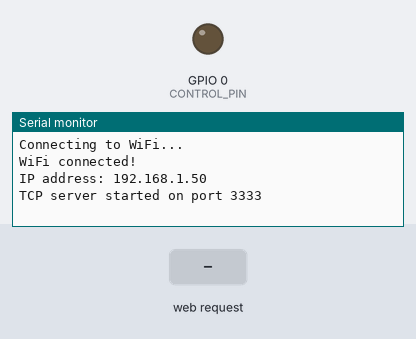
Bench run of a sketch on a simulated ESP32. Parts: output pins drawn as LEDs (lit = HIGH), the last lines printed to the serial monitor. The inputs (shaded band) are chosen by the test bench. WiFi joins after 1.5 s; servers stay silent unless stated.

Above: at 4.2 s.
4.3 s: HTTP request GET /start received
At 5.1 s:
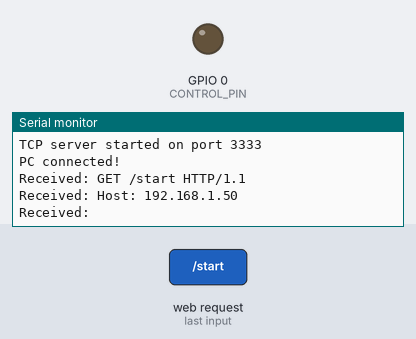
5.8 s: HTTP request GET /end received
At 6.3 s:
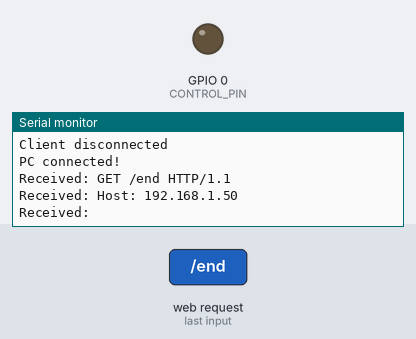

Measured:
- after the input at 4.3 s, the serial monitor: prints a new line at once (image 1)
- after the input at 5.8 s, the serial monitor: prints a new line at once (image 2)

The sketch:

esp32.ino
```cpp
#include <WiFi.h>
#define CONTROL_PIN 0

// BOM MUSIC BOX
// 66668888
const char* ssid     = "BOM MUSIC BOX";
const char* password = "66668888";
WiFiServer server(3333);
WiFiClient client;
String localIp;
void setup() {

  pinMode(CONTROL_PIN, OUTPUT);
  digitalWrite(CONTROL_PIN, LOW);
  Serial.begin(115200);
  delay(1000);


  // IPAddress local_IP(192, 168, 2, 33);       // Choose an unused IP in your network
  // IPAddress gateway(192, 168, 1, 1);          // Your router's IP
  // IPAddress subnet(255, 255, 255, 0);
  // IPAddress primaryDNS(8, 8, 8, 8);           // Optional
  // IPAddress secondaryDNS(8, 8, 4, 4);
  // if (!WiFi.config(local_IP)) {
  //     Serial.println("⚠️  STA Failed to configure");
  // }

  Serial.println("Connecting to WiFi...");
  WiFi.begin(ssid, password);
  while (WiFi.status() != WL_CONNECTED) {
    delay(500);
  }

  localIp = WiFi.localIP().toString();
  Serial.println("WiFi connected!");
  Serial.print("IP address: ");
  Serial.println(localIp);
  delay(500);
  server.begin();
  Serial.println("TCP server started on port 3333");
}


void controlRoom(String cmd){
  if(cmd == "start"){
    digitalWrite(CONTROL_PIN, HIGH);
    client.print("started");
    Serial.print("REPLYED: started");
  }
  else if(cmd == "end"){
    digitalWrite(CONTROL_PIN, LOW);
    client.print("ended");
    Serial.print("REPLYED: ended");
  }
  else if(cmd == "getRunningStatus"){
    int pinStatus = digitalRead(CONTROL_PIN);
    if (pinStatus == HIGH) {
        client.print("started");
    } else {
        client.print("ended");
    }
    Serial.print("REPLYED QQQQ");
  }
}

void handleCmdFromPC(){
  client = server.available();
  if (client) {
    Serial.println("PC connected!");
    while (client.connected()) {
      if (client.available()) {
        String data = client.readStringUntil('\n');
        Serial.print("Received: ");
        Serial.println(data);

        controlRoom(data);
      }
    }
    client.stop();
    Serial.println("Client disconnected");
  }
}

void loop() {
  handleCmdFromPC();
}
```
